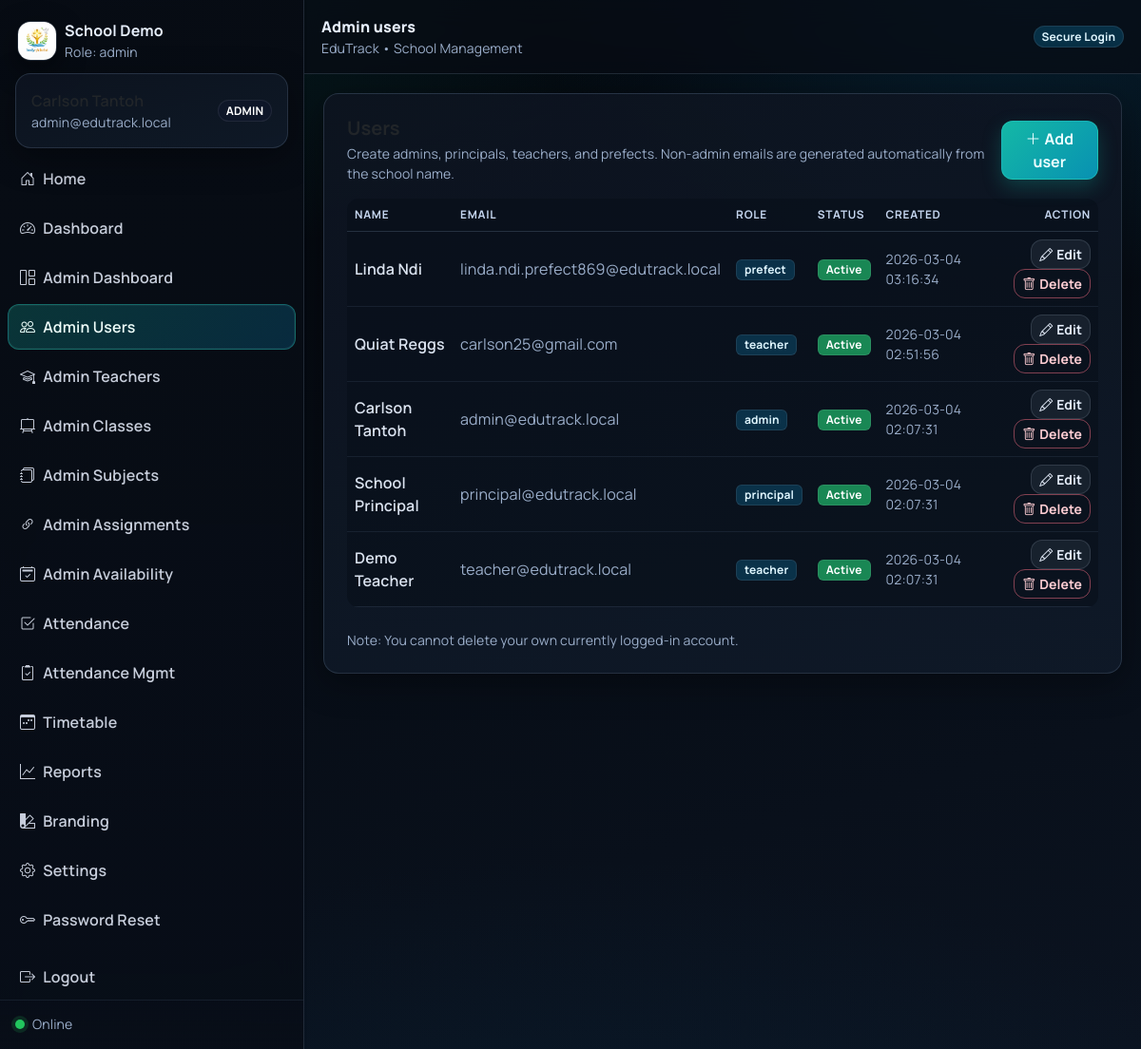
The page /public/index.php?page=admin_users (signed in) on the database its author committed.
### tables this page shows
CREATE TABLE `school_settings` (
  `id` int(11) NOT NULL DEFAULT 1,
  `school_name` varchar(190) NOT NULL DEFAULT 'EduTrack School',
  `logo_path` varchar(255) DEFAULT NULL,
  `watermark_path` varchar(255) DEFAULT NULL,
  `currency` varchar(10) NOT NULL DEFAULT 'XAF',
  `timezone` varchar(60) NOT NULL DEFAULT 'Africa/Douala',
  `updated_at` timestamp NOT NULL DEFAULT current_timestamp() ON UPDATE current_timestamp()
);

CREATE TABLE `users` (
  `id` int(11) NOT NULL,
  `full_name` varchar(120) NOT NULL,
  `email` varchar(190) NOT NULL,
  `password_hash` varchar(255) NOT NULL,
  `role` enum('admin','principal','prefect','teacher') NOT NULL,
  `is_active` tinyint(1) NOT NULL DEFAULT 1,
  `created_at` timestamp NOT NULL DEFAULT current_timestamp()
);

### public/index.php (called while the page is built, shortened)
<?php
require_once __DIR__ . '/../app/db.php';
require_once __DIR__ . '/../app/auth.php';
include __DIR__ . '/../app/layout/header.php';
include __DIR__ . '/../app/layout/sidebar.php';
include __DIR__ . '/../app/pages/' . $page . '.php';
include __DIR__ . '/../app/layout/footer.php';

### app/db.php (called while the page is built, shortened)
<?php
function db(): PDO {
  static $pdo = null;
  if ($pdo) return $pdo;
  $dsn = 'mysql:host=' . DB_HOST . ';dbname=' . DB_NAME . ';charset=utf8mb4';
  $pdo = new PDO($dsn, DB_USER, DB_PASS, [
    PDO::ATTR_ERRMODE => PDO::ERRMODE_EXCEPTION,
    PDO::ATTR_DEFAULT_FETCH_MODE => PDO::FETCH_ASSOC,
  ]);
  return $pdo;
}

### app/auth.php (called while the page is built, shortened)
<?php
require_once __DIR__ . '/db.php';
function current_user(): ?array {
  return $_SESSION['user'] ?? null;
}

### app/pages/admin_users.php (the view, shortened to what this page needs)
<?php
$rows = db()->query("SELECT id, full_name, email, role, is_active, created_at FROM users ORDER BY created_at DESC")->fetchAll();
?>
<div class="row g-3">
  <div class="col-12">
    <div class="card card-soft">
      <div class="card-body p-4">
        <div class="d-flex align-items-center justify-content-between gap-2">
          <div>
            <div class="h5 fw-bold mb-1">Users</div>
            <div class="text-muted small">Create admins, principals, teachers, and prefects. Non-admin emails are generated automatically from the school name.</div>
          </div>
          <button class="btn btn-primary" data-bs-toggle="modal" data-bs-target="#modalCreateUser">
            <i class="bi bi-plus-lg me-1"></i>Add user
          </button>
        </div>
        <div class="table-responsive mt-3">
          <table class="table table-dark table-hover align-middle">
            <thead class="text-muted">
              <tr>
                <th>Name</th><th>Email</th><th>Role</th><th>Status</th><th>Created</th><th class="text-end">Action</th>
              </tr>
            </thead>
            <tbody>
              <?php foreach ($rows as $r): ?>
              <tr>
                <td class="fw-semibold"><?= htmlspecialchars($r['full_name']) ?></td>
                <td class="text-muted"><?= htmlspecialchars($r['email']) ?></td>
                <td><span class="badge text-bg-secondary"><?= htmlspecialchars($r['role']) ?></span></td>
                <td>
                  <?php if ((int)$r['is_active'] === 1): ?>
                    <span class="badge text-bg-success">Active</span>
                  <?php else: ?>
                    <span class="badge text-bg-danger">Disabled</span>
                  <?php endif; ?>
                </td>
                <td class="text-muted small"><?= htmlspecialchars($r['created_at']) ?></td>
                <td class="text-end">
                  <button class="btn btn-sm btn-soft" data-bs-toggle="modal" data-bs-target="#modalEditUser"
                    data-id="<?= (int)$r['id'] ?>"
                    data-full_name="<?= htmlspecialchars($r['full_name'], ENT_QUOTES) ?>"
                    data-email="<?= htmlspecialchars($r['email'], ENT_QUOTES) ?>"
                    data-role="<?= htmlspecialchars($r['role'], ENT_QUOTES) ?>"
                    data-is_active="<?= (int)$r['is_active'] ?>">
                    <i class="bi bi-pencil me-1"></i>Edit
                  </button>
                  <button class="btn btn-sm btn-outline-danger" data-action="delete" data-api="<?= BASE_URL ?>/app/api/user_delete.php" data-id="<?= (int)$r['id'] ?>">
                    <i class="bi bi-trash me-1"></i>Delete
                  </button>
                </td>
              </tr>
              <?php endforeach; ?>
            </tbody>
          </table>
        </div>
        <div class="text-muted small mt-2">
          Note: You cannot delete your own currently logged-in account.
        </div>
      </div>
    </div>
  </div>
</div>

### app/layout/sidebar.php (shortened to what this page needs)
<?php
$u = current_user();
$role = $u['role'] ?? 'guest';
$page = $_GET['page'] ?? 'dashboard';
$menus = [
  'admin' => [
    ['Home','home','bi-house-door'],
    ['Dashboard','dashboard','bi-speedometer2'],
    ['Admin Dashboard','admin_dashboard','bi-grid-1x2'],
    ['Admin Users','admin_users','bi-people'],
    ['Admin Teachers','admin_teachers','bi-mortarboard'],
    ['Admin Classes','admin_classes','bi-easel2'],
    ['Admin Subjects','admin_subjects','bi-journals'],
    ['Admin Assignments','admin_assignments','bi-link-45deg'],
    ['Admin Availability','admin_availability','bi-calendar2-check'],
    ['Attendance','attendance','bi-check2-square'],
    ['Attendance Mgmt','attendance_management','bi-clipboard2-check'],
    ['Timetable','timetable','bi-calendar3-week'],
    ['Reports','reports','bi-graph-up'],
    ['Branding','branding','bi-palette2'],
    ['Settings','settings','bi-gear'],
    ['Password Reset','password_reset','bi-key']
  ],
  'principal' => [
    ['Home','home','bi-house-door'],
    ['Dashboard','dashboard','bi-speedometer2'],
    ['Teachers','admin_teachers','bi-mortarboard'],
    ['Attendance Validation','attendance','bi-shield-check'],
    ['Attendance Mgmt','attendance_management','bi-clipboard2-check'],
    ['Timetable','timetable','bi-calendar3-week'],
    ['Reports','reports','bi-graph-up'],
  ],
  'teacher' => [
    ['Home','home','bi-house-door'],
    ['Dashboard','dashboard','bi-speedometer2'],
    ['Teacher Portal','teacher_portal','bi-person-lines-fill'],
    ['My Timetable','timetable','bi-calendar3-week'],
    ['My Reports','reports','bi-file-earmark-text'],
  ],
  'prefect' => [
    ['Home','home','bi-house-door'],
    ['Record Attendance','attendance','bi-check2-square'],
    ['Class Timetable','timetable','bi-calendar3-week'],
  ],
];
$links = $menus[$role] ?? [];
$settings = db()->query("SELECT * FROM school_settings WHERE id=1")->fetch() ?: [
  'school_name' => APP_NAME,
  'logo_path' => null,
  'currency' => 'XAF',
  'timezone' => 'Africa/Douala',
];
$logo = $settings['logo_path']
  ? (BASE_URL . '/' . ltrim((string)$settings['logo_path'], '/'))
  : (BASE_URL . '/assets/img/logo.svg');
?>
<nav class="sidebar shadow-sm">
  <div class="sidebar-brand d-flex align-items-center gap-2">
    <img src="<?= htmlspecialchars($logo) ?>" alt="logo" style="width:42px;height:42px;border-radius:14px;">
    <div>
      <div class="fw-bold"><?= htmlspecialchars($settings['school_name'] ?? APP_NAME) ?></div>
      <div class="text-muted small">Role: <?= htmlspecialchars($role) ?></div>
    </div>
  </div>
  <?php if ($u): ?>
  <div class="px-3 pb-2">
    <div class="card card-soft">
      <div class="card-body py-3">
        <div class="d-flex align-items-center justify-content-between">
          <div>
            <div class="fw-semibold"><?= htmlspecialchars($u['full_name']) ?></div>
            <div class="text-muted small"><?= htmlspecialchars($u['email']) ?></div>
          </div>
          <span class="badge rounded-pill text-bg-dark"><?= strtoupper(htmlspecialchars($role)) ?></span>
        </div>
      </div>
    </div>
  </div>
  <?php endif; ?>
  <div class="px-2">
    <div class="nav flex-column nav-pills gap-1">
      <?php foreach ($links as [$label,$p,$icon]): ?>
        <a class="nav-link <?= ($page === $p) ? 'active' : '' ?>"
           href="<?= BASE_URL ?>/index.php?page=<?= $p ?>">
          <i class="bi <?= $icon ?> me-2"></i><?= htmlspecialchars($label) ?>
        </a>
      <?php endforeach; ?>
      <?php if ($u): ?>
        <a class="nav-link mt-2" href="<?= BASE_URL ?>/index.php?page=logout">
          <i class="bi bi-box-arrow-right me-2"></i>Logout
        </a>
      <?php endif; ?>
    </div>
  </div>
  <div class="sidebar-footer px-3">
    <div id="netStatus" class="small text-muted d-flex align-items-center gap-2">
      <span class="status-dot"></span>
      <span>Checking connection...</span>
    </div>
  </div>
</nav>
<main class="main">
  <header class="topbar">
    <div class="d-flex align-items-center justify-content-between gap-3">
      <div class="d-flex align-items-center gap-2">
        <div>
          <div class="fw-bold"><?= htmlspecialchars(ucfirst(str_replace('_',' ', $page))) ?></div>
          <div class="text-muted small"><?= APP_NAME ?> • School Management</div>
        </div>
      </div>
      <div class="d-flex align-items-center gap-2">
        <span class="badge rounded-pill text-bg-secondary d-none d-md-inline">Secure Login</span>
      </div>
    </div>
  </header>
  <section class="content container-fluid">

### rows shown on the page
school_settings: logo_path (picture), school_name "School Demo"
users: full_name "Linda Ndi", email "linda.ndi.prefect869@edutrack.local", role "prefect", is_active "Active", created_at "2026-03-04 03:16:34"
users: full_name "Quiat Reggs", email "carlson25@gmail.com", role "teacher", is_active "Active", created_at "2026-03-04 02:51:56"
users: full_name "Carlson Tantoh", email "admin@edutrack.local", role "admin", is_active "Active", created_at "2026-03-04 02:07:31"
users: full_name "School Principal", email "principal@edutrack.local", role "principal", is_active "Active", created_at "2026-03-04 02:07:31"
users: full_name "Demo Teacher", email "teacher@edutrack.local", role "teacher", is_active "Active", created_at "2026-03-04 02:07:31"

### other values the page prints
$role "admin"
$u['email'] "admin@edutrack.local"
$role "ADMIN"
$label "Home"
$label "Dashboard"
$label "Admin Dashboard"
$label "Admin Users"
$label "Admin Teachers"
$label "Admin Classes"
$label "Admin Subjects"
$label "Admin Assignments"
$label "Admin Availability"
$label "Attendance"
$label "Attendance Mgmt"
$label "Timetable"
